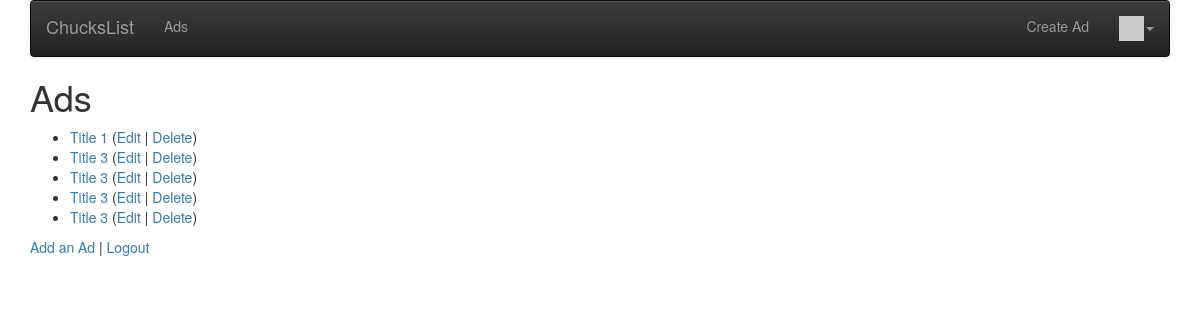
/ads (signed in), run on the app's committed database.
### ads/models.py (models this page shows, shortened)
class Ad(models.Model) :
    title = models.CharField(
            max_length=200,
            validators=[MinLengthValidator(2, "Title must be greater than 2 characters")]
    )
    price = models.DecimalField(max_digits=7, decimal_places=2, null=True)
    text = models.TextField()
    picture = models.BinaryField(null=True, editable=True)
    content_type = models.CharField(max_length=256, null=True, help_text='The MIMEType of the file')
    owner = models.ForeignKey(settings.AUTH_USER_MODEL, on_delete=models.CASCADE)
    comments = models.ManyToManyField(settings.AUTH_USER_MODEL,
                                      through='Comment', related_name='comments_owned')
    created_at = models.DateTimeField(auto_now_add=True)
    updated_at = models.DateTimeField(auto_now=True)

### ads/views.py (the view)
# urls.py: path('', views.AdListView.as_view()),
class AdListView(OwnerListView):
    model = Ad

### home/context_processors.py (called while the page is built)
def settings(request):
    return {
        'settings': django_settings,
    }

### home/templatetags/app_tags.py (called while the page is built)
@register.filter(name='gravatar')
def gravatar(user, size=35):
    email = str(user.email.strip().lower()).encode('utf-8')
    email_hash = md5(email).hexdigest()
    url = "//www.gravatar.com/avatar/{0}?s={1}&d=identicon&r=PG"
    return url.format(email_hash, size)

### ads/templates/ads/ad_list.html
{% extends "base_menu.html" %}
{% block content %}
<h1>Ads</h1>
<p>
{% if ad_list %}
<ul>
  {% for ad in ad_list %}
    <li>
        <a href="{% url 'ads:ad_detail'  ad.id %}">{{ ad.title }}</a>
        {% if ad.owner == user %}
        (<a href="{% url 'ads:ad_update' ad.id %}">Edit</a> |
        <a href="{% url 'ads:ad_delete' ad.id %}">Delete</a>)
        {% endif %}
    </li>
  {% endfor %}
</ul>
{% else %}
  <p>There are no ads in the database.</p>
{% endif %}
</p>
<p>
<a href="{% url 'ads:ad_create' %}">Add an Ad</a> |
{% if user.is_authenticated %}
<a href="{% url 'logout' %}?next={% url 'ads:all' %}">Logout</a>
{% else %}
<a href="{% url 'login' %}?next={% url 'ads:all' %}">Login</a>
{% endif %}
</p>
{% endblock %}

### data on the page
Ad: title "Title 1", shows "Edit"
Ad: title "Title 3", shows "Edit"
Ad: title "Title 3", shows "Edit"
Ad: title "Title 3", shows "Edit"
Ad: title "Title 3", shows "Edit"

### other printed values
{{ settings.APP_NAME }} "ChucksList"
